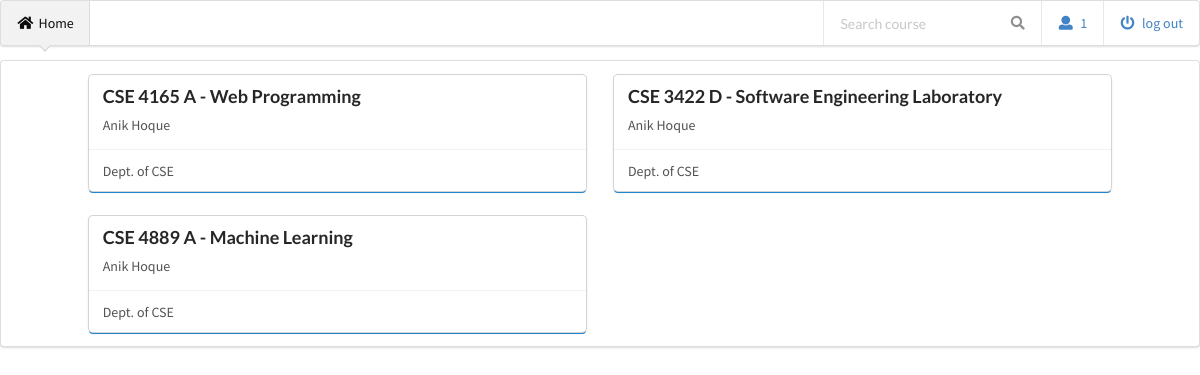
The page /home/ (signed in) on the database its author committed.
### lms/models.py (models this page shows)
class CourseClassroom(models.Model):
    course_id = models.ForeignKey(
        Course, on_delete=models.CASCADE, unique=True, to_field='course_id')
    Teacher_user_id = models.ForeignKey(
        Teacher, on_delete=models.CASCADE, to_field='user_id')
    trimester_no = models.CharField(max_length=100)

class Course(models.Model):
    course_id = models.CharField(max_length=100, unique=True)
    course_name = models.CharField(max_length=100)
    department = models.CharField(max_length=100)

class Teacher(models.Model):
    user_id = models.CharField(max_length=100, unique=True)
    user_name = models.CharField(max_length=100)
    user_pass = models.CharField(max_length=100)
    email = models.CharField(max_length=100)
    department = models.CharField(max_length=100)

### lms/views.py (the view)
# urls.py: 2. Add a URL to urlpatterns:  path('', views.home, name='home')
def home(request):
    u = request.session['user_id']
    who = request.session['who']
    context = None
    if 'teacher' in who:
        context = CourseClassroom.objects.filter(Teacher_user_id=u)
    elif 'student' in who:
        context = StudentCourseClassroom.objects.filter(Student_user_id=u)
    return render(request, 'lms/home.html', {'user_id': u, 'all': context, 'who': who})

### lms/templates/lms/home.html (shortened to what this page needs)
{% load static %}
<!DOCTYPE html>
<html lang="en">
<head>
    <link href="https://cdnjs.cloudflare.com/ajax/libs/semantic-ui/2.4.1/semantic.min.css" rel="stylesheet" />
    <link rel="stylesheet" href="{% static 'lms/home.css' %}">
</head>
<body>
    <div class="pusher">
        <div class="ui pointing menu">
            <a class="active item" href="{% url 'homepage' %}">
                <i class="home icon"></i>
                Home
            </a>
            <div class="right menu">
                <div class="item">
                    <div class="ui transparent icon input">
                        <input type="text" placeholder="Search course">
                        <i class="search link icon"></i>
                    </div>
                </div>
                <div class="item">
                    <a>
                        <i class="user icon"></i>
                        {{user_id}}
                    </a>
                </div>
                <div class="item">
                    <a href="{% url 'login' %}">
                        <i class="power off icon"></i>
                        log out
                    </a>
                </div>
            </div>
        </div>
        <div class="ui segment">
            <div id="content_feed">
                <div class="ui two stackable cards">
                    {% if 'teacher' in who %}
                    {% for p in all %}
                    <div class="ui blue fluid raised link card">
                        <div class="content">
                            <a class="header" href="{% url 'courseview' p.course_id.course_id %}">
                                {{ p.course_id.course_id }} - {{p.course_id.course_name}}
                            </a>
                            <div class="description">
                                {{p.Teacher_user_id.user_name}}
                            </div>
                        </div>
                        <div class="extra content">
                            <div class="description">
                                Dept. of {{p.course_id.department}}
                            </div>
                        </div>
                    </div>
                    {% endfor %}
                    {% endif %}
                </div>
            </div>
        </div>
    </div>
</body>
</html>

### lms/static/lms/home.css (style rules this page uses)
* { font-family: 'Source Sans Pro', sans-serif; }
#content_feed { display: flex; justify-content: space-around !important; }

### rows shown on the page
CourseClassroom: course_id.course_id "CSE 4165 A", course_id.course_name "Web Programming", Teacher_user_id.user_name "Anik Hoque", course_id.department "CSE"
CourseClassroom: course_id.course_id "CSE 3422 D", course_id.course_name "Software Engineering Laboratory", Teacher_user_id.user_name "Anik Hoque", course_id.department "CSE"
CourseClassroom: course_id.course_id "CSE 4889 A", course_id.course_name "Machine Learning", Teacher_user_id.user_name "Anik Hoque", course_id.department "CSE"

### other values the page prints
{{ user_id }} "1"
